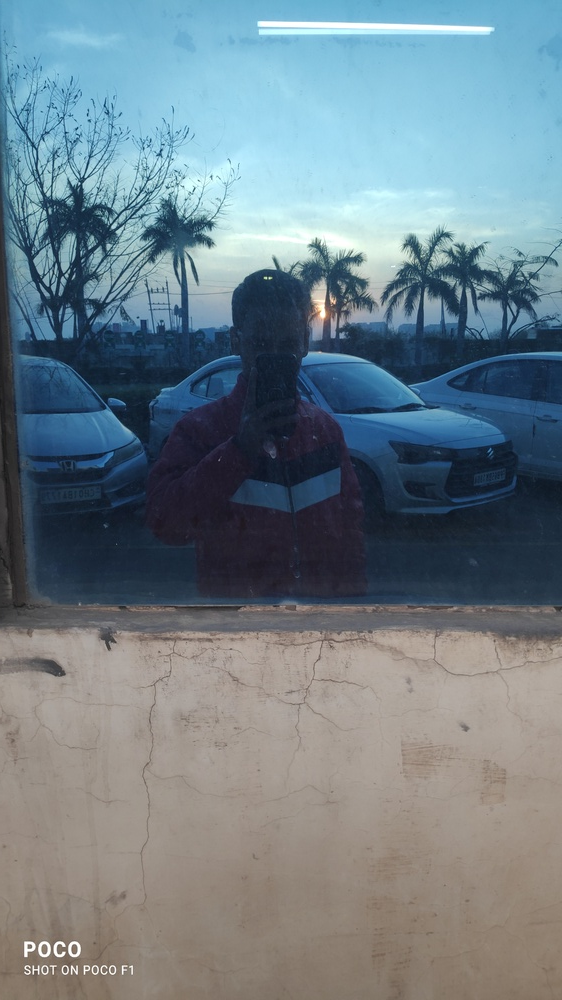
#> input picture photos/small.jpg, 562 x 1000 px, shrunk from 2268 x 4032 before the run
$ python thres.py
#> lines starting #> are read from the running program, lines starting #| are printed output that depends on the picture; after the words box and inside, x2 and y2 are one past the last pixel; in counts of white or black regions, pixels touching at a corner belong together
import cv2 as cv

img=cv.imread('photos/small.jpg')
#> img is the input picture: shape (1000, 562, 3); mean B, G, R 136.5, 127.7, 111.4
cv.imshow('small',img)

gray=cv.cvtColor(img,cv.COLOR_BGR2GRAY)
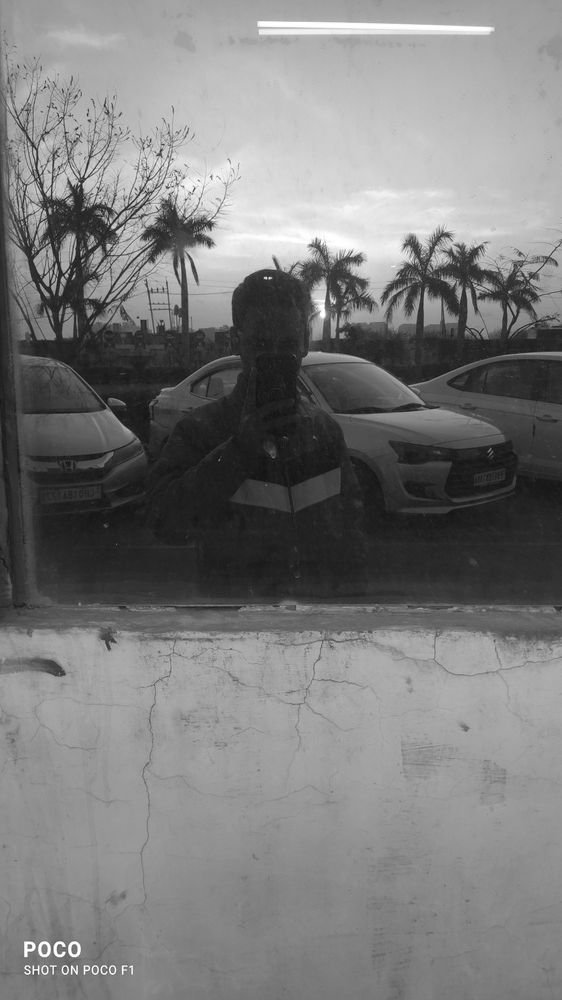
#> gray: shape (1000, 562); min 17, max 255, mean 123.8
cv.imshow('gray', gray)

#simple thresholding
threshold,thresh=cv.threshold(gray,150,255,cv.THRESH_BINARY) #threshold value, max value, type of thresholding
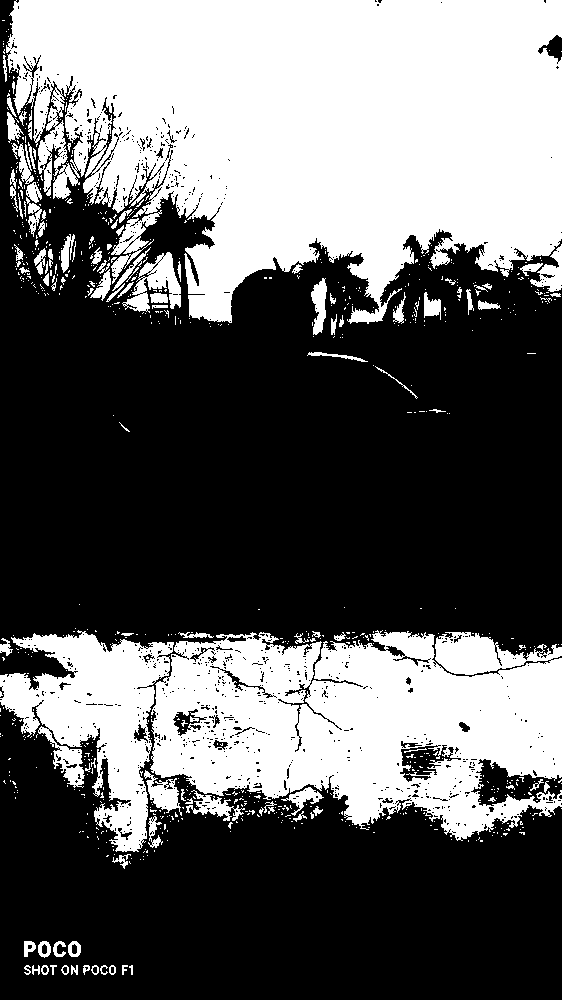
#> thresh: shape (1000, 562); 39.4% white; 784 white regions (674 under 20 px), largest, box (x1, y1, x2, y2) and area: (6, 0, 562, 324) 129755, (150, 630, 562, 841) 59056, (0, 630, 174, 852) 17837
cv.imshow('simple thresh', thresh)

threshold,thresh_inv=cv.threshold(gray,150,255,cv.THRESH_BINARY_INV)
cv.imshow(' thresh_inv', thresh_inv)#inverse of simple thresholding

#adaptive thresholding
adaptive_thresh=cv.adaptiveThreshold(gray,255,cv.ADAPTIVE_THRESH_MEAN_C,cv.THRESH_BINARY,11,3) #max value, adaptive method, threshold type, block size, constant
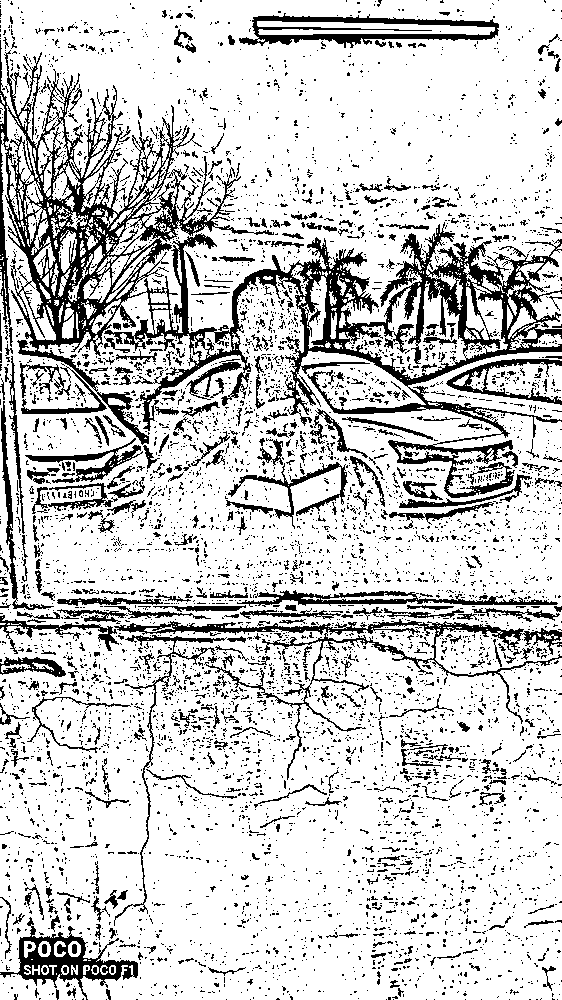
#> adaptive_thresh: shape (1000, 562); 80.3% white; 5993 black regions (5520 under 20 px), largest, box (x1, y1, x2, y2) and area: (0, 40, 562, 498) 41549, (114, 619, 562, 780) 5153, (239, 13, 499, 48) 3275
cv.imshow('adaptive thresh', adaptive_thresh)

cv.waitKey(0)

$ run again, with photos/g1.jpg copied over photos/small.jpg
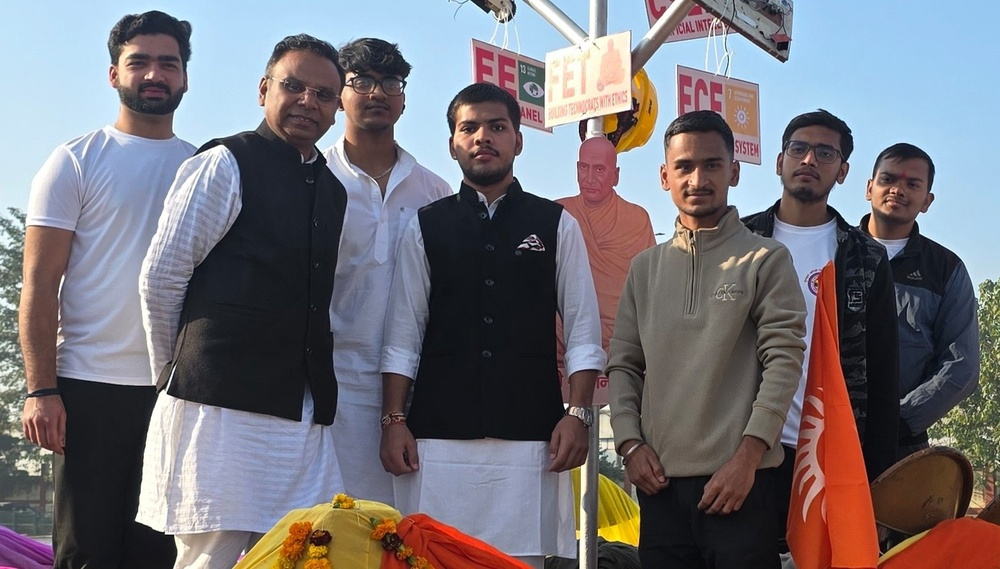
#> input picture photos/g1.jpg, 1000 x 569 px, shrunk from 1577 x 898 before the run
#> img is the input picture: shape (569, 1000, 3); mean B, G, R 120.7, 114.2, 117.3
#> `threshold,thresh=cv.threshold(gray,150,255,cv.THRESH_BINARY)`:
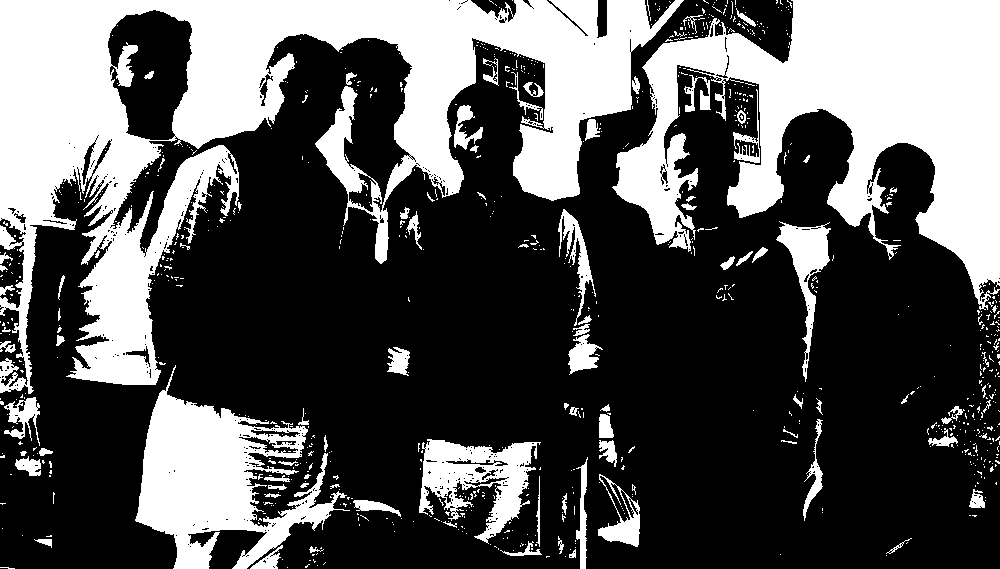
#> thresh: shape (569, 1000); 34.1% white; 855 white regions (761 under 20 px), largest, box (x1, y1, x2, y2) and area: (0, 0, 684, 394) 94703, (612, 0, 1000, 310) 56381, (135, 365, 350, 569) 18561
#> `adaptive_thresh=cv.adaptiveThreshold(gray,255,cv.ADAPTIVE_THRESH_MEAN_..`:
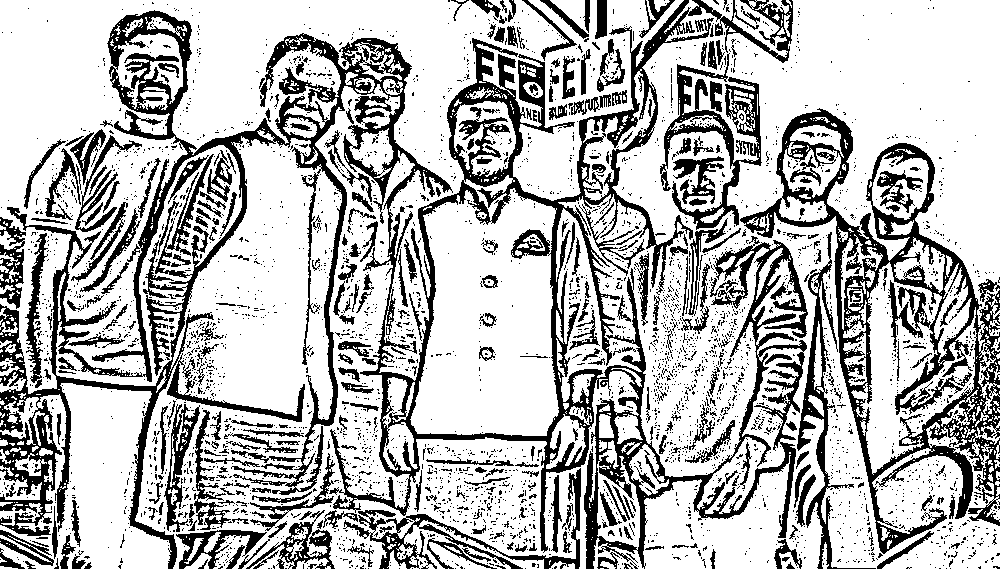
#> adaptive_thresh: shape (569, 1000); 72.1% white; 3734 black regions (3387 under 20 px), largest, box (x1, y1, x2, y2) and area: (0, 0, 808, 569) 73265, (740, 108, 1000, 554) 21672, (660, 53, 762, 230) 4480

$ run again, with photos/large.jpg copied over photos/small.jpg
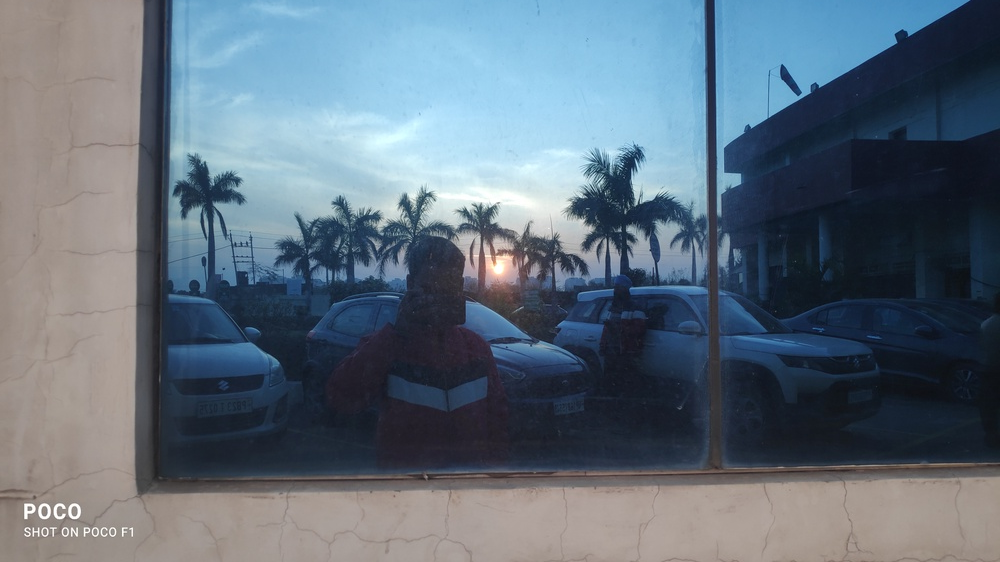
#> input picture photos/large.jpg, 1000 x 562 px, shrunk from 4032 x 2268 before the run
#> img is the input picture: shape (562, 1000, 3); mean B, G, R 124.1, 110.8, 96.4
#> `threshold,thresh=cv.threshold(gray,150,255,cv.THRESH_BINARY)`:
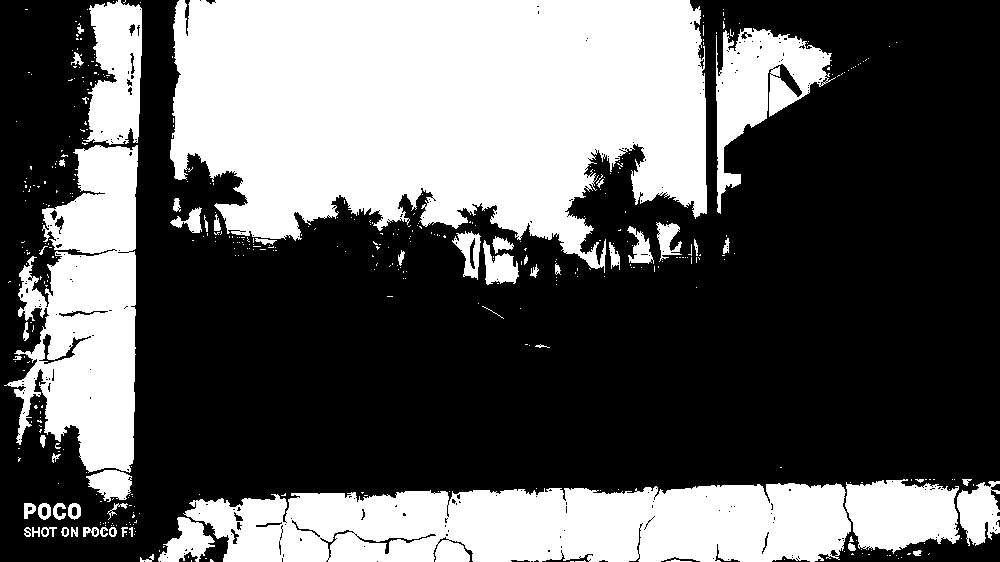
#> thresh: shape (562, 1000); 37.9% white; 439 white regions (381 under 20 px), largest, box (x1, y1, x2, y2) and area: (170, 0, 707, 273) 110771, (183, 483, 851, 562) 43187, (4, 145, 138, 473) 26730
#> `adaptive_thresh=cv.adaptiveThreshold(gray,255,cv.ADAPTIVE_THRESH_MEAN_..`:
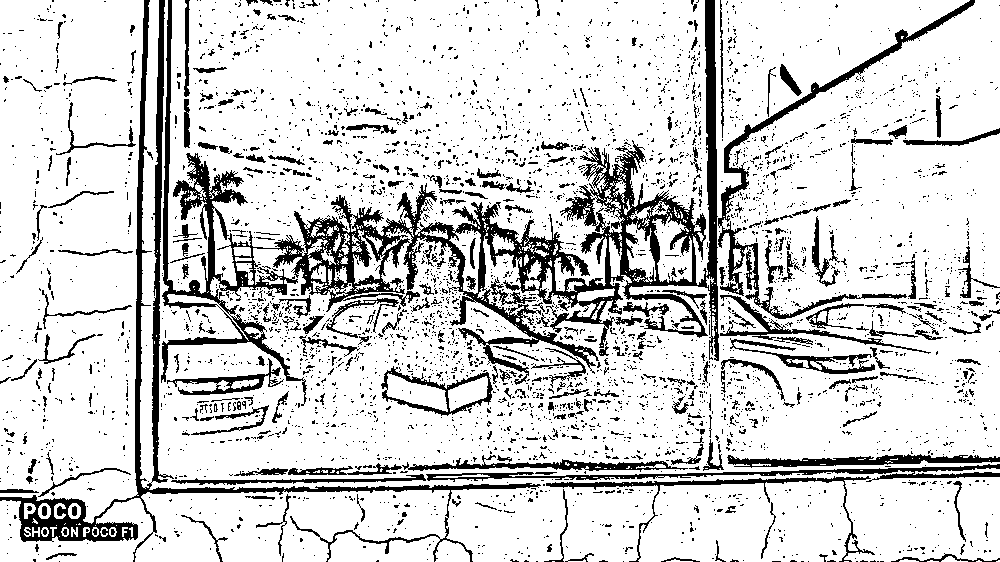
#> adaptive_thresh: shape (562, 1000); 83% white; 4070 black regions (3739 under 20 px), largest, box (x1, y1, x2, y2) and area: (161, 0, 719, 406) 32165, (0, 0, 541, 562) 10896, (718, 0, 975, 319) 4380
